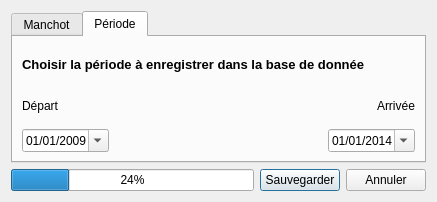
<?xml version="1.0" encoding="UTF-8"?>
<ui version="4.0">
 <class>UpdateDatabase</class>
 <widget class="QDialog" name="UpdateDatabase">
  <property name="geometry">
   <rect>
    <x>0</x>
    <y>0</y>
    <width>437</width>
    <height>202</height>
   </rect>
  </property>
  <property name="minimumSize">
   <size>
    <width>437</width>
    <height>202</height>
   </size>
  </property>
  <property name="maximumSize">
   <size>
    <width>437</width>
    <height>202</height>
   </size>
  </property>
  <property name="windowTitle">
   <string>Dialog</string>
  </property>
  <property name="sizeGripEnabled">
   <bool>false</bool>
  </property>
  <property name="modal">
   <bool>false</bool>
  </property>
  <layout class="QVBoxLayout" name="verticalLayout_2">
   <item>
    <layout class="QVBoxLayout" name="verticalLayout">
     <item>
      <widget class="QTabWidget" name="tabWidget">
       <property name="currentIndex">
        <number>1</number>
       </property>
       <widget class="QWidget" name="manchotTab">
        <attribute name="title">
         <string>Manchot</string>
        </attribute>
        <layout class="QVBoxLayout" name="verticalLayout_4">
         <item>
          <layout class="QVBoxLayout" name="verticalLayout_3">
           <item>
            <widget class="QLabel" name="label">
             <property name="font">
              <font>
               <pointsize>9</pointsize>
               <weight>75</weight>
               <bold>true</bold>
              </font>
             </property>
             <property name="text">
              <string>Choisir l'id du manchot à sauvegarder dans la base de donnée</string>
             </property>
            </widget>
           </item>
           <item>
            <layout class="QHBoxLayout" name="horizontalLayout_2">
             <item>
              <widget class="QLabel" name="label_2">
               <property name="text">
                <string>ID :</string>
               </property>
              </widget>
             </item>
             <item>
              <widget class="QSpinBox" name="spinBox"/>
             </item>
            </layout>
           </item>
          </layout>
         </item>
        </layout>
       </widget>
       <widget class="QWidget" name="periodTab">
        <attribute name="title">
         <string>Période</string>
        </attribute>
        <layout class="QVBoxLayout" name="verticalLayout_6">
         <item>
          <layout class="QVBoxLayout" name="verticalLayout_5">
           <item>
            <widget class="QLabel" name="label_3">
             <property name="font">
              <font>
               <pointsize>10</pointsize>
               <weight>75</weight>
               <bold>true</bold>
              </font>
             </property>
             <property name="text">
              <string>Choisir la période à enregistrer dans la base de donnée</string>
             </property>
            </widget>
           </item>
           <item>
            <layout class="QVBoxLayout" name="verticalLayout_7">
             <item>
              <layout class="QHBoxLayout" name="horizontalLayout_3">
               <item>
                <widget class="QLabel" name="label_4">
                 <property name="text">
                  <string>Départ</string>
                 </property>
                </widget>
               </item>
               <item>
                <spacer name="horizontalSpacer_2">
                 <property name="orientation">
                  <enum>Qt::Horizontal</enum>
                 </property>
                 <property name="sizeHint" stdset="0">
                  <size>
                   <width>40</width>
                   <height>20</height>
                  </size>
                 </property>
                </spacer>
               </item>
               <item>
                <widget class="QLabel" name="label_5">
                 <property name="text">
                  <string>Arrivée</string>
                 </property>
                </widget>
               </item>
              </layout>
             </item>
            </layout>
           </item>
           <item>
            <layout class="QHBoxLayout" name="horizontalLayout_4">
             <item>
              <widget class="QDateEdit" name="startDateEdit">
               <property name="displayFormat">
                <string>dd/MM/yyyy</string>
               </property>
               <property name="calendarPopup">
                <bool>true</bool>
               </property>
               <property name="date">
                <date>
                 <year>2009</year>
                 <month>1</month>
                 <day>1</day>
                </date>
               </property>
              </widget>
             </item>
             <item>
              <spacer name="horizontalSpacer_3">
               <property name="orientation">
                <enum>Qt::Horizontal</enum>
               </property>
               <property name="sizeHint" stdset="0">
                <size>
                 <width>40</width>
                 <height>20</height>
                </size>
               </property>
              </spacer>
             </item>
             <item>
              <widget class="QDateEdit" name="endDateEdit">
               <property name="displayFormat">
                <string>dd/MM/yyyy</string>
               </property>
               <property name="calendarPopup">
                <bool>true</bool>
               </property>
               <property name="date">
                <date>
                 <year>2014</year>
                 <month>1</month>
                 <day>1</day>
                </date>
               </property>
              </widget>
             </item>
            </layout>
           </item>
          </layout>
         </item>
        </layout>
       </widget>
      </widget>
     </item>
     <item>
      <layout class="QHBoxLayout" name="horizontalLayout">
       <item>
        <widget class="QProgressBar" name="progressBar">
         <property name="value">
          <number>24</number>
         </property>
        </widget>
       </item>
       <item>
        <widget class="QPushButton" name="submitButton">
         <property name="text">
          <string>Sauvegarder</string>
         </property>
        </widget>
       </item>
       <item>
        <widget class="QPushButton" name="cancelButton">
         <property name="text">
          <string>Annuler</string>
         </property>
        </widget>
       </item>
      </layout>
     </item>
    </layout>
   </item>
  </layout>
 </widget>
 <resources/>
 <connections/>
</ui>
